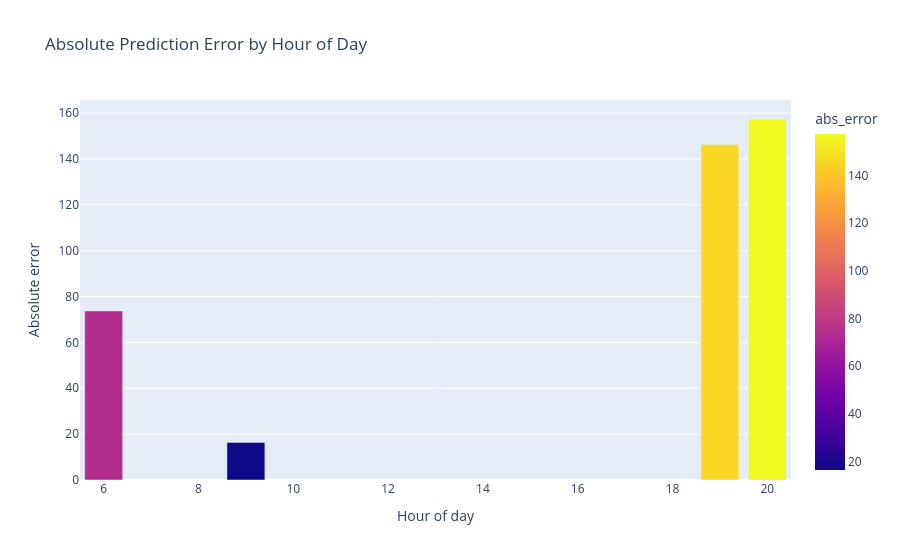

The cell this chart's notebook holds for it:
### Markdown cell above
Visualization 7 - Interactive Error-by-hour plot

### Code cell
if pred_df.empty:
    print("No rows in 'outbreak_predictions' yet.")
else:
    pred_df["abs_error"] = (pred_df["event_count_true"] - pred_df["event_count_pred"]).abs()

    fig = px.bar(
        pred_df,
        x="hour_of_day",
        y="abs_error",
        color="abs_error",
        hover_data=["day_of_week", "event_count_true", "event_count_pred"],
        title="Absolute Prediction Error by Hour of Day",
    )
    fig.update_layout(
        xaxis_title="Hour of day",
        yaxis_title="Absolute error"
    )
    fig.show()

### Figure 1 — Plotly figure (JSON) as saved in the notebook; plotly's stock layout.template omitted (floating-point values rounded to 4 significant figures)
{"data": [{"customdata": [[1.0, 570.0, 586.4], [1.0, 617.0, 459.6], [1.0, 640.0, 493.6], [1.0, 583.0, 509.3]], "hovertemplate": "hour_of_day=%{x}<br>abs_error=%{marker.color}<br>day_of_week=%{customdata[0]}<br>event_count_true=%{customdata[1]}<br>event_count_pred=%{customdata[2]}<extra></extra>", "legendgroup": "", "marker": {"color": [16.4, 157.4, 146.4, 73.74], "coloraxis": "coloraxis", "pattern": {"shape": ""}}, "name": "", "orientation": "v", "showlegend": false, "textposition": "auto", "type": "bar", "x": [9, 20, 19, 6], "xaxis": "x", "y": [16.4, 157.4, 146.4, 73.74], "yaxis": "y"}], "layout": {"barmode": "relative", "coloraxis": {"colorbar": {"title": {"text": "abs_error"}}, "colorscale": [[0, "#0d0887"], [0.1111, "#46039f"], [0.2222, "#7201a8"], [0.3333, "#9c179e"], [0.4444, "#bd3786"], [0.5556, "#d8576b"], [0.6667, "#ed7953"], [0.7778, "#fb9f3a"], [0.8889, "#fdca26"], [1, "#f0f921"]]}, "legend": {"tracegroupgap": 0}, "title": {"text": "Absolute Prediction Error by Hour of Day"}, "xaxis": {"anchor": "y", "domain": [0, 1], "title": {"text": "Hour of day"}}, "yaxis": {"anchor": "x", "domain": [0, 1], "title": {"text": "Absolute error"}}}}
